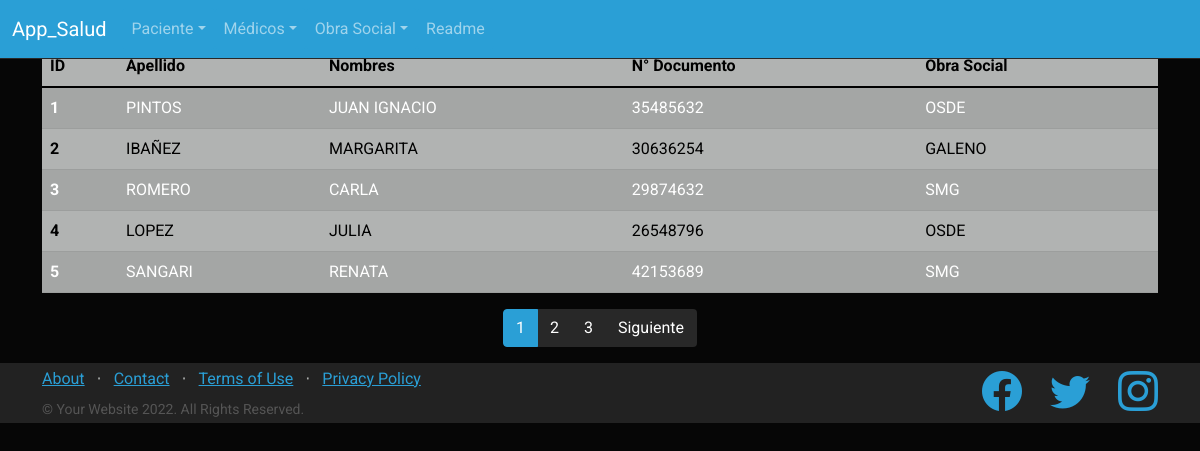
Screenshot of /app_salud/lista_pac with the database file from the repository.
### app_salud/models.py (models this page shows)
class Paciente(models.Model):
    apellido=models.CharField(max_length=40)
    nombre=models.CharField(max_length=40)
    dni=models.IntegerField()
    fechaNac=models.DateField()
    obraSocial=models.CharField(max_length=40)
    afiliado=models.CharField(max_length=20)
    email=models.EmailField()

### app_salud/views.py (the view)
# urls.py: path("lista_pac", views.pacientes, name="lista_pac"),
def pacientes(request):
    paciente=Paciente.objects.all()
    page=request.GET.get("page",1)
    try:
        paginator=Paginator(paciente,5)
        paciente=paginator.page(page)
    except:
        raise Http404
    dicc={
        "entity" : paciente,
        "paginator" : paginator
    }
    plantilla=loader.get_template("lista_paciente.html")
    documento=plantilla.render(dicc)
    return HttpResponse(documento)

### app_salud/template/lista_paciente.html
{% extends "principal.html" %}
{% load static %}
{% block contenido %}
    <h4 class="text-warning bg-dark"> Listado de Pacientes </h4>
    <table  class="table table-dark table-striped">
        <thead>
          <tr>
            <th scope="col">ID</th>
            <th scope="col">Apellido</th>
            <th scope="col">Nombres</th>
            <th scope="col">N° Documento</th>
            <th scope="col">Obra Social</th>
          </tr>
        </thead>
        <tbody>
            {% for n in entity %}
          <tr class="text-uppercase">
            <th scope="row">{{n.id}} </th>
            <td>{{n.apellido}} </td>
            <td>{{n.nombre}} </td>
            <td>{{n.dni}} </td>
            <td>{{n.obraSocial}} </td>
          </tr>
            {% endfor %}
        </tbody>
      </table>
      <div>
          {% include 'paginator.html' %}
      </div>
{% endblock %}

### app_salud/template/principal.html (shortened to what this page needs)
<!DOCTYPE html>
<html lang="en">
    <head>
        {% load static %}
        <link href="https://cdn.jsdelivr.net/npm/bootstrap-icons@1.5.0/font/bootstrap-icons.css" rel="stylesheet" type="text/css" />
        <link href="{% static 'app_salud/css/styles.css' %}" rel="stylesheet" />
    </head>
    <body>
        <nav class="navbar navbar-expand-lg navbar-dark bg-primary fixed-top">
            <div class="container-fluid">
              <a class="navbar-brand" href="{% url 'inicio' %}">App_Salud</a>
              <div class="collapse navbar-collapse" id="navbarColor01">
                <ul class="navbar-nav me-auto">
                    <li class="nav-item dropdown">
                        <a class="nav-link dropdown-toggle btn btn-primary" data-bs-toggle="dropdown" href="#" role="button" aria-haspopup="true" aria-expanded="false">Paciente</a>
                      </li>
                      <li class="nav-item dropdown">
                        <a class="nav-link dropdown-toggle btn btn-primary" data-bs-toggle="dropdown" href="#" role="button" aria-haspopup="true" aria-expanded="false">Médicos</a>
                      </li>
                      <li class="nav-item dropdown">
                        <a class="nav-link dropdown-toggle btn btn-primary" data-bs-toggle="dropdown" href="#" role="button" aria-haspopup="true" aria-expanded="false">Obra Social</a>
                      </li>
                  <li class="nav-item">
                    <a class="nav-link btn btn-primary" href="#">Readme</a>
                  </li>
                </ul>
              </div>
            </div>
          </nav>
        <header class="masthead">
            <div class="container position-relative">
                <div class="row justify-content-right">
                        <div class="text-right text-white">
        {% block contenido %}{% endblock %}
                        </div>
                </div>
            </div>
        </header>
        <footer class="footer bg-light">
            <div class="container">
                <div class="row">
                    <div class="col-lg-6 h-100 text-center text-lg-start my-auto">
                        <ul class="list-inline mb-2">
                            <li class="list-inline-item"><a href="#!">About</a></li>
                            <li class="list-inline-item">⋅</li>
                            <li class="list-inline-item"><a href="#!">Contact</a></li>
                            <li class="list-inline-item">⋅</li>
                            <li class="list-inline-item"><a href="#!">Terms of Use</a></li>
                            <li class="list-inline-item">⋅</li>
                            <li class="list-inline-item"><a href="#!">Privacy Policy</a></li>
                        </ul>
                        <p class="text-muted small mb-4 mb-lg-0">&copy; Your Website 2022. All Rights Reserved.</p>
                    </div>
                    <div class="col-lg-6 h-100 text-center text-lg-end my-auto">
                        <ul class="list-inline mb-0">
                            <li class="list-inline-item me-4">
                                <a href="#!"><i class="bi-facebook fs-3"></i></a>
                            </li>
                            <li class="list-inline-item me-4">
                                <a href="#!"><i class="bi-twitter fs-3"></i></a>
                            </li>
                            <li class="list-inline-item">
                                <a href="#!"><i class="bi-instagram fs-3"></i></a>
                            </li>
                        </ul>
                    </div>
                </div>
            </div>
        </footer>
    </body>
</html>

### app_salud/template/paginator.html (shortened to what this page needs)
{% if paginator.num_pages > 1%}
<div class="d-flex justify-content-center">
    <ul class="pagination">
        {% for page in paginator.page_range %}
            {% if page < 7 or page == entity.number %}
            <li class="page-item {% if page == entity.number %}active{% endif %}">
                <a class="page-link" href="?page={{ page }}#pagtable">{{ page }}</a>
            </li>
            {% endif %}
        {% endfor %}
        {% if entity.has_next %}
            <li class="page-item d-none d-sm-block">
                <a class="page-link" href="?page={{ entity.next_page_number }}#pagtable">Siguiente</a>
            </li>
        {% endif %}
    </ul>
</div>
{% endif %}

### rows the page displays
Paciente: id "1", apellido "PINTOS", nombre "JUAN IGNACIO", dni "35485632", obraSocial "OSDE"
Paciente: id "2", apellido "IBAÑEZ", nombre "MARGARITA", dni "30636254", obraSocial "GALENO"
Paciente: id "3", apellido "ROMERO", nombre "CARLA", dni "29874632", obraSocial "SMG"
Paciente: id "4", apellido "LOPEZ", nombre "JULIA", dni "26548796", obraSocial "OSDE"
Paciente: id "5", apellido "SANGARI", nombre "RENATA", dni "42153689", obraSocial "SMG"

### other values shown
{{ page }} "1" "2" "3"
